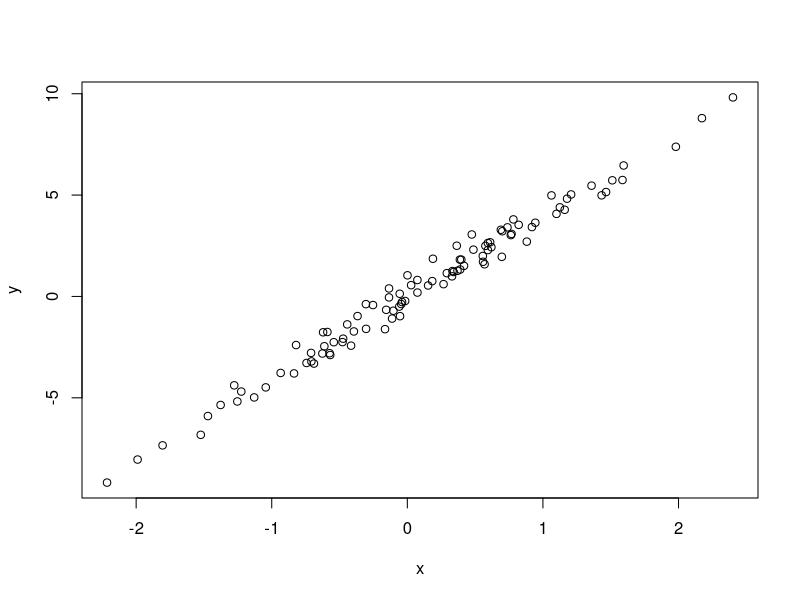

R code for this plot:

set.seed(1)
x = rnorm(100,mean=0,sd=1)
eps = rnorm(100,mean=0,sd=sqrt(0.25))
y = 4*x+eps
plot(x,y)

lm.model1 = lm(y~x+0)
summary(lm.model1)

lm.model2 = lm(x~y+0)
summary(lm.model2)

x = rnorm(100,mean=0,sd=1)
y = sample(x,100)

#output True if both are equal
sum(x^2)==sum(y^2)

lm.model1 = lm(y~x+0)
summary(lm.model1)

lm.model2 = lm(x~y+0)
summary(lm.model2)


